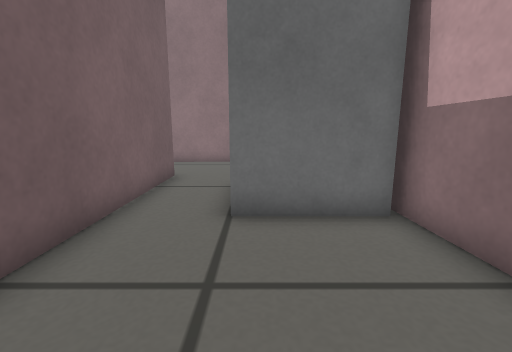
view 1 (above)

15 first-person views from a walk through a robot-simulator world made for Gazebo. The camera is 0.33 m above the floor, tilts 10° down and sees 90° across. The floor is counted in squares, 0.2 m on a side. Each view is taken from the middle of a square. On the plan, view 1 faces up. The plan holds only what a view shows up to about 14 squares ahead; the rest is blank.

view 2
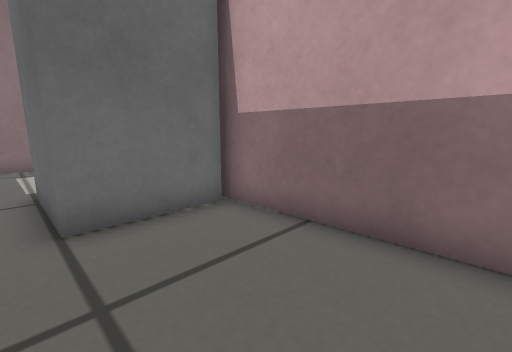

view 3
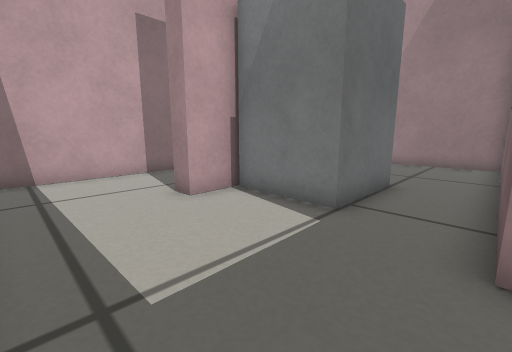

view 4
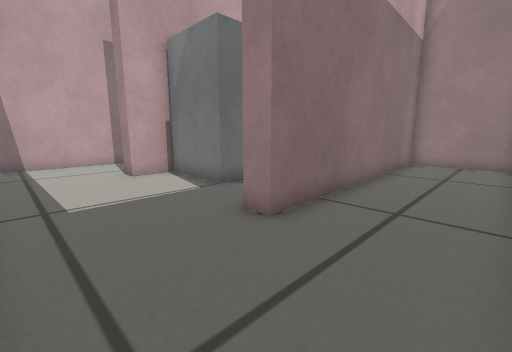

view 5
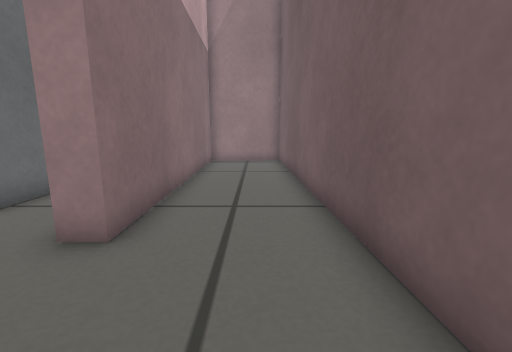

view 6
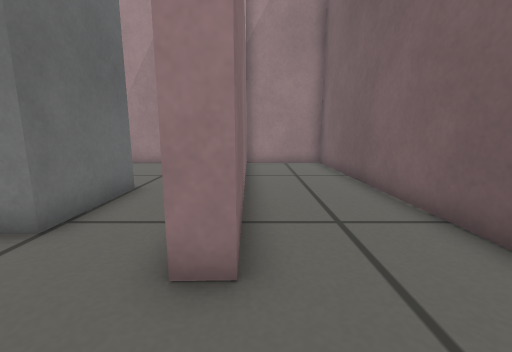

view 7
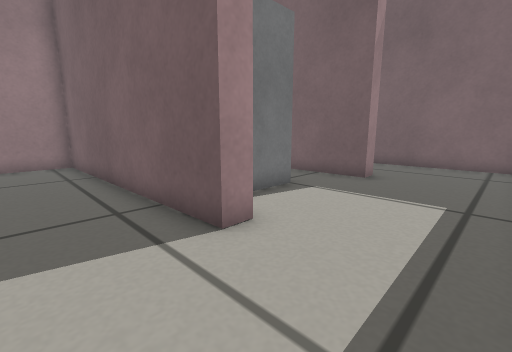

view 8
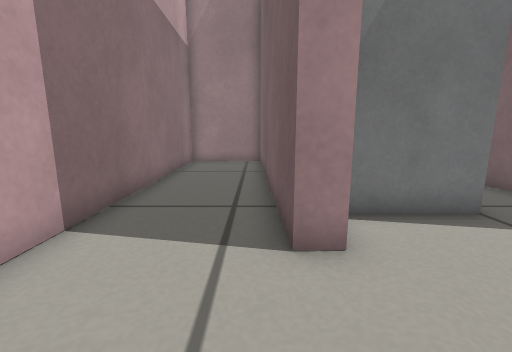

view 9
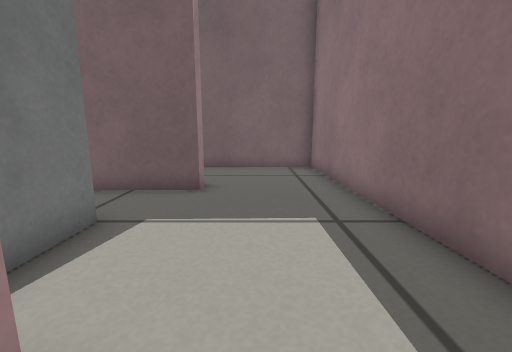

view 10
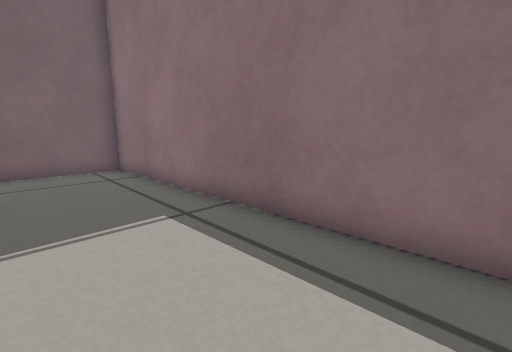

view 11
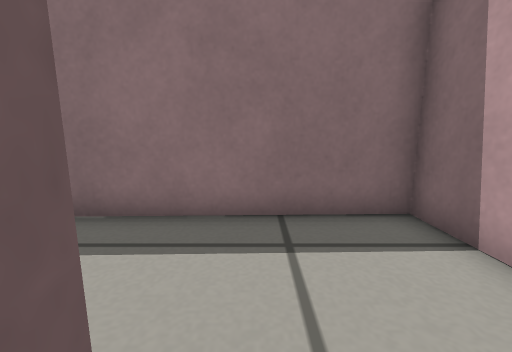

view 12
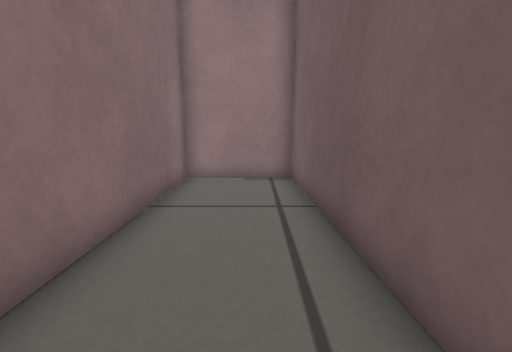

view 13
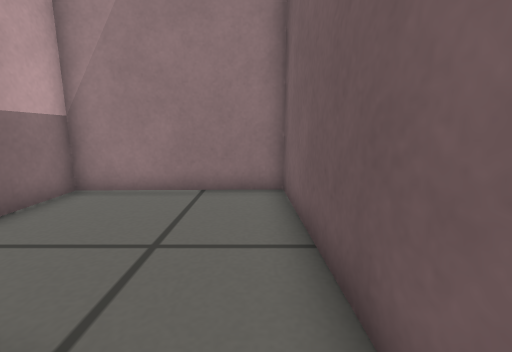

view 14
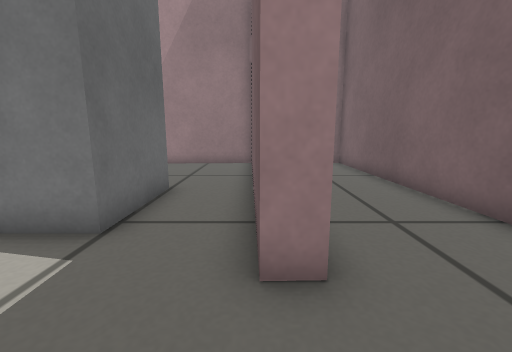

view 15
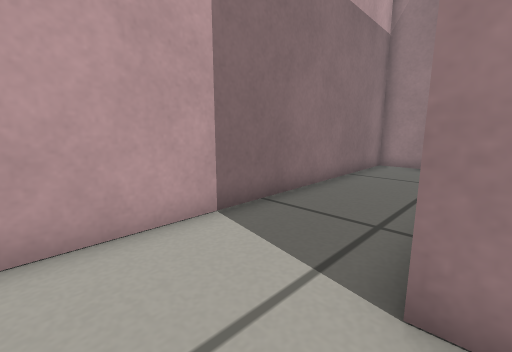

### Floor plan
Points are (right, up) in squares from view 1. A wall is a line through its corners. A room is listed if a view was taken in it or the views show most of it. See-through windows are left out.
Room 1 (views 1, 2, 13, 15)
walls: (2.8, 7.9) (2.7, 9.6) (3.5, 9.6); (-3, 9.4) (-2.8, -1.1) (3, -0.9) (2.9, 5.2); (3.4, 13.8) (-2.5, 13.6)
ways out: opening at (-3.5, 11.5) to room 2; opening at (3, 11.5) to room 3
objects: grey box (0, 5) to (2, 8)
Room 2 (views 3, 4, 5, 6, 14)
walls: (-2.5, 13.6) (-7.7, 13.5) (-7.3, -1.2) (-3.5, -1.1) (-3.8, 9.4) (-3, 9.4)
ways out: opening at (-3.5, 11.5) to room 1
Room 3 (views 7, 8, 9, 10, 11, 12)
walls: (3.5, 9.6) (3.8, -0.9) (7.4, -0.8) (7.1, 13.9) (3.4, 13.8)
ways out: opening at (3, 11.5) to room 1

Positions as (right, up) in squares from view 1, and headings:
1: (0, 0), facing up
2: (-1, 0), facing up-right
3: (-3, 13), facing down-right
4: (-7, 13), facing down-right
5: (-6, 13), facing down
6: (-4, 12), facing down
7: (6, 13), facing down-left
8: (4, 13), facing down
9: (4, 11), facing left
10: (4, 10), facing up-left
11: (4, 9), facing up
12: (5, 8), facing down
13: (-2, 6), facing down
14: (-3, 12), facing down
15: (3, 12), facing down-right
